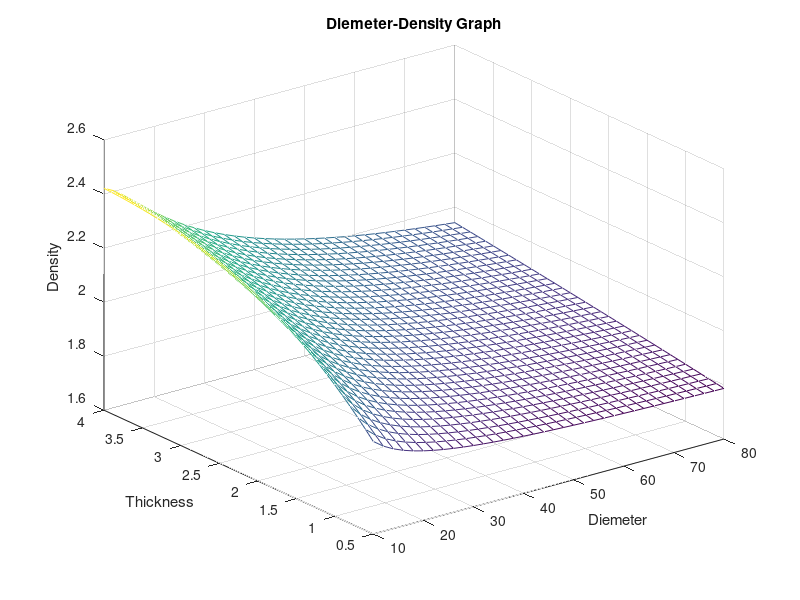

This chart was generated by the following MATLAB code:

clc;
clear all;
%计算小球体积为总体积30%情况下，随着小球直径的增加，比重的变化曲线。素混凝土密度2.4，陶瓷密度2.5，厚度为0.5-4mm。试件直径150mm，高度300mm。
R=(5:1:40);
T=(0.5:0.1:4);
[X, Y] = meshgrid(R,T);
%NQ=QuantityMatrix(75,R);%根据求出最大小球数量
PS=0.2655.*pi().*75^2*300./(4/3.*pi().*R.^3);%总体积为30%的情况下，球体个数
disp(PS);
DS =2.4-4/3.*PS.*(X.^3.*2.4-(X.^3-(X-Y).^3).*2.5)/(75.^2.*300);
mesh(X*2,Y,DS);
xlabel('Diemeter'), ylabel('Thickness'), zlabel('Density'),title('Diemeter-Density Graph');grid on;hold on;
%DS =2.4-4/3.*PS.*(X.^3.*2.4-(X.^3-(X-Y).^3).*7.8)/(75.^2.*300);
%surf(X*2,Y,DS);hold on;
%ok=pi().*((X.^2-(X-Y).^2)*500-X.^2.*40);
%colormap(parula(5));
%mesh(R*2,T,ok);